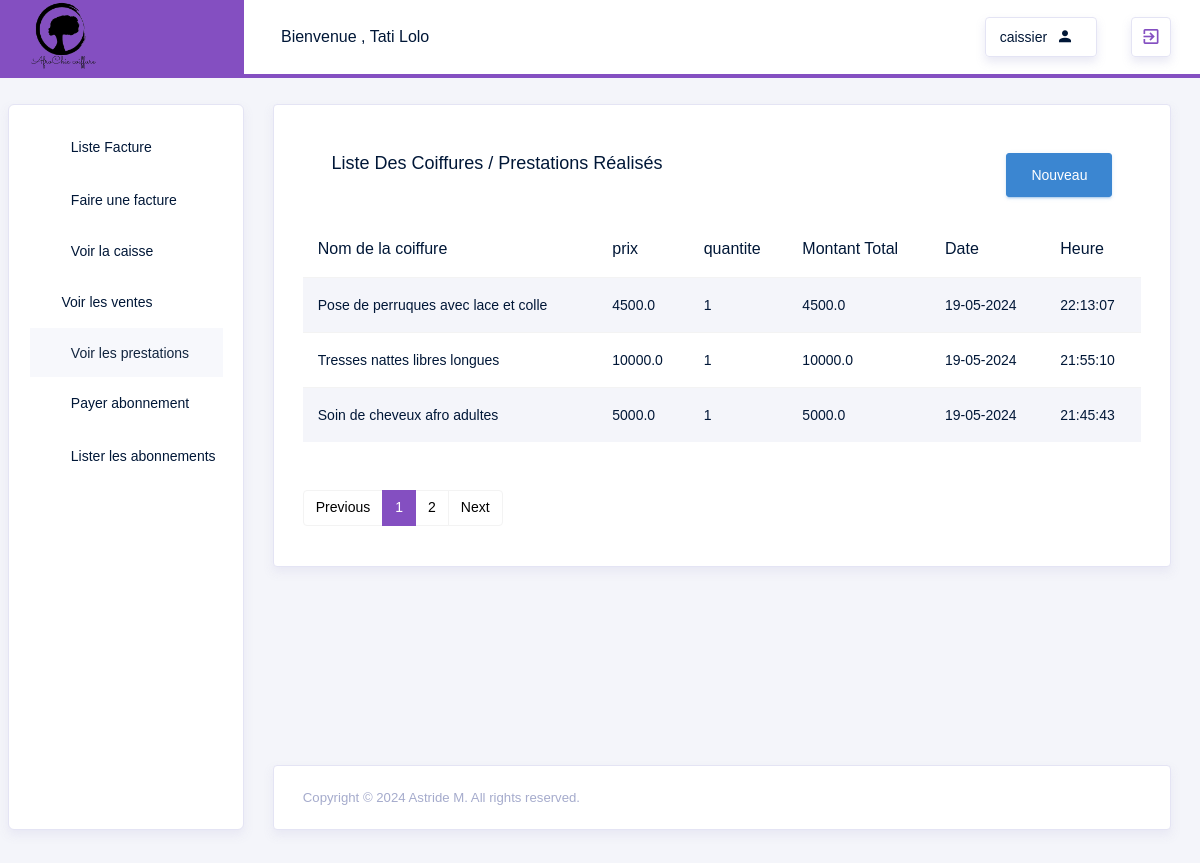
Before: /Prestations (signed in) with the older database file.
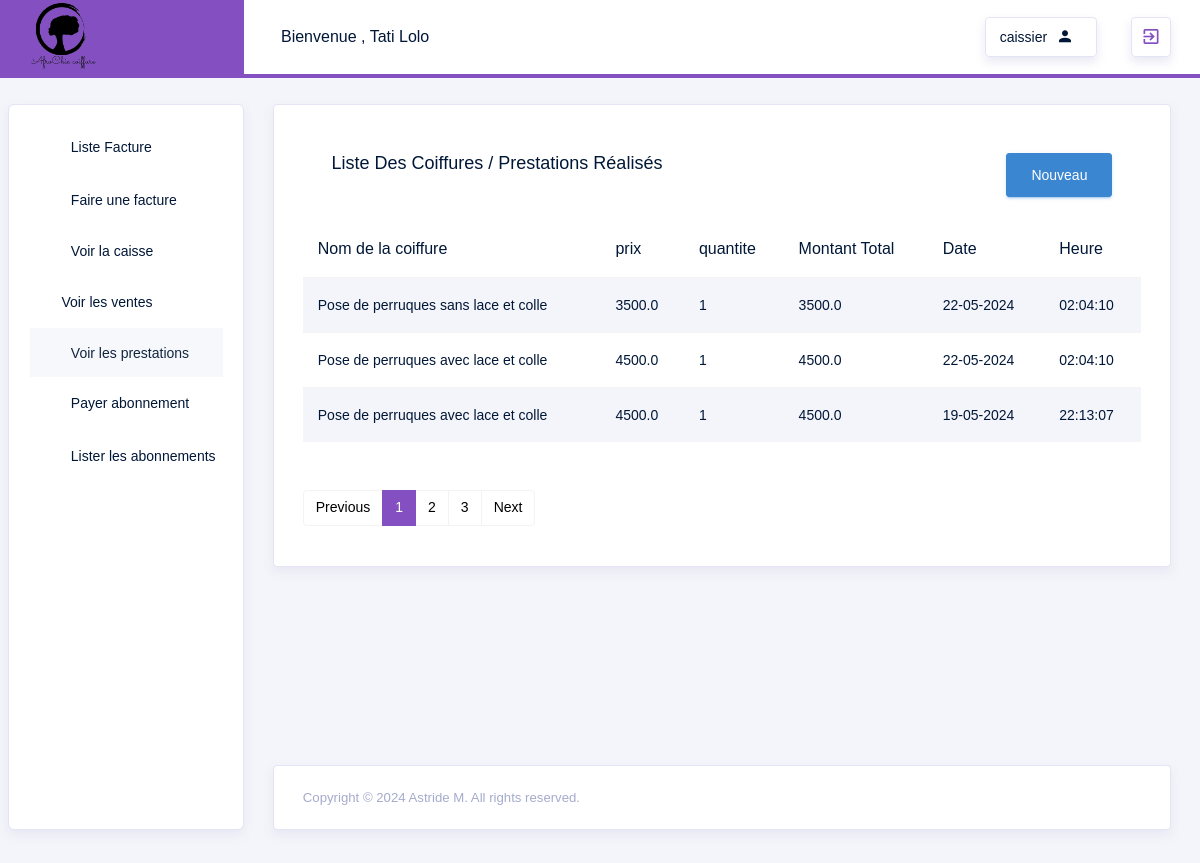
After: the same page with the newer database file.
### src/models.py (models this page shows)
class DetailsFacture(db.Model):
    id = db.Column(db.Integer, primary_key=True)
    facture_id = db.Column(db.Integer, db.ForeignKey('facture.id'), nullable=False)
    produit_id = db.Column(db.Integer, db.ForeignKey('produit.id'), nullable=True)
    coiffure_id = db.Column(db.Integer, db.ForeignKey('coiffure.id'), nullable=True)
    quantite_produit = db.Column(db.Integer, nullable=True)
    quantite_coiffure = db.Column(db.Integer, nullable=True)

class Coiffure(db.Model):
    id = db.Column(db.Integer, primary_key=True, autoincrement=True)
    nom = db.Column(db.String(100), nullable=False)
    prix = db.Column(db.Float, nullable=False)
    abonnements = db.relationship('TypeAbonnement', back_populates='coiffure')
    factures = db.relationship("DetailsFacture", backref="coiffure")

class Facture(db.Model):
    id = db.Column(db.Integer, primary_key=True)
    user_id = db.Column(db.Integer, db.ForeignKey('user.id'), nullable=False)
    client_id = db.Column(db.Integer, db.ForeignKey('client.id'), nullable=False)
    montant_total = db.Column(db.Float, nullable=False)
    montant_paye = db.Column(db.Float, nullable=False)
    montant_rendu = db.Column(db.Float, nullable=True)
    date = db.Column(db.DateTime, nullable=False)
    user = db.relationship("User", backref="factures")
    client = db.relationship("Client", backref="factures")
    details = db.relationship("DetailsFacture", backref="facture")

### src/routes/cassier_routes.py (the view)
@app.route('/Prestations')
@login_required
def list_coiffures():
    page = request.args.get('page', 1, type=int)
    per_page = 3  # Nombre d'éléments par page
    coiffures_query = db.session.query(DetailsFacture).filter(DetailsFacture.coiffure_id.isnot(None)).join(Facture).order_by(Facture.date.desc())
    coiffures_paginated = coiffures_query.paginate(page=page, per_page=per_page)
    coiffures = coiffures_paginated.items
    return render_template('caissier/ventes/VoirPrestations.html', coiffures=coiffures, coiffures_paginated=coiffures_paginated)

### src/routes/auth_routes.py (called while the page is built)
@login_manager.user_loader
def load_user(user_id):
        return User.query.get(int(user_id))

### src/templates/caissier/ventes/VoirPrestations.html (shortened to what this page needs)
{% extends "layouts/base.html" %}
{% block content %}
<div class="row">
    <div class="col-md-12">
        <div class="card">
            <div class="card-body">
                <div class="card-body d-flex align-items-center">
                    <h4 class="card-title flex-grow-1">Liste des coiffures / prestations réalisés </h4>
                    <a href="{{ url_for('AddFacture') }}" class="btn btn-info ml-auto">Nouveau</a>
                </div>
                <div class="table-responsive mb-5">
                  <table class="table table-hover table-striped">
                    <thead>
                        <tr>
                            <th>Nom de la coiffure</th>
                            <th>prix</th>
                            <th>quantite</th>
                            <th>Montant Total</th>
                            <th>Date</th>
                            <th>Heure</th>
                        </tr>
                    </thead>
                    <tbody>
                        {% for detail in coiffures %}
                            <tr>
                                <td>{{ detail.coiffure.nom }}</td>
                                <td>{{ detail.coiffure.prix }}</td>
                                <td>{{ detail.quantite_coiffure }}</td>
                                <td>{{ detail.coiffure.prix * detail.quantite_coiffure }}</td>
                                <td>{{ detail.facture.date.strftime('%d-%m-%Y') }}</td>
                                <td>{{ detail.facture.date.strftime('%H:%M:%S') }}</td>
                            </tr>
                        {% endfor %}
                    </tbody>
                </table>
                </div>
                <nav aria-label="Page navigation example mt-4">
                    <ul class="pagination">
                        {% if coiffures_paginated.has_prev %}
                            <li class="page-item"><a class="page-link" href="{{ url_for('list_coiffures', page=coiffures_paginated.prev_num) }}">Previous</a></li>
                        {% else %}
                            <li class="page-item disabled"><span class="page-link">Previous</span></li>
                        {% endif %}
                        {% for page_num in coiffures_paginated.iter_pages() %}
                            {% if page_num %}
                                {% if coiffures_paginated.page == page_num %}
                                    <li class="page-item active" aria-current="page"><span class="page-link">{{ page_num }}</span></li>
                                {% else %}
                                    <li class="page-item"><a class="page-link" href="{{ url_for('list_coiffures', page=page_num) }}">{{ page_num }}</a></li>
                                {% endif %}
                            {% else %}
                                <li class="page-item disabled"><span class="page-link">...</span></li>
                            {% endif %}
                        {% endfor %}
                        {% if coiffures_paginated.has_next %}
                            <li class="page-item"><a class="page-link" href="{{ url_for('list_coiffures', page=coiffures_paginated.next_num) }}">Next</a></li>
                        {% else %}
                            <li class="page-item disabled"><span class="page-link">Next</span></li>
                        {% endif %}
                    </ul>
                </nav>
            </div>
        </div>
    </div>
</div>
{% endblock %}

Changed rows visible on the page:
no longer on this page (row unchanged): DetailsFacture: coiffure.nom "Tresses nattes libres longues", coiffure.prix "10000.0", quantite_coiffure "1", detail.coiffure.prix*detail.quantite_coiffure "10000.0", facture "19-05-2024", facture "21:55:10"
no longer on this page (row unchanged): DetailsFacture: coiffure.nom "Soin de cheveux afro adultes", coiffure.prix "5000.0", quantite_coiffure "1", detail.coiffure.prix*detail.quantite_coiffure "5000.0", facture "19-05-2024", facture "21:45:43"
added DetailsFacture: coiffure.nom "Pose de perruques sans lace et colle", coiffure.prix "3500.0", quantite_coiffure "1", detail.coiffure.prix*detail.quantite_coiffure "3500.0", facture "22-05-2024", facture "02:04:10"
added DetailsFacture: coiffure.nom "Pose de perruques avec lace et colle", coiffure.prix "4500.0", quantite_coiffure "1", detail.coiffure.prix*detail.quantite_coiffure "4500.0", facture "22-05-2024", facture "02:04:10"
Other visible differences:
new list line: "3"
